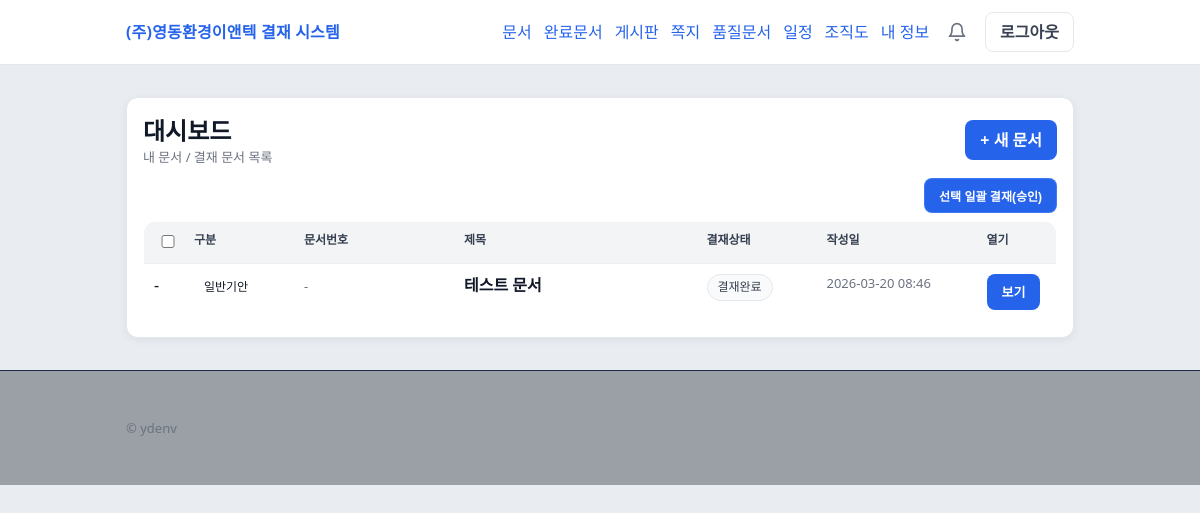
/dashboard (signed in), run on the app's committed database.
### app/main.py (models this page shows)
class Document(Base):
    __tablename__ = "documents"
    id = Column(Integer, primary_key=True)
    title = Column(String(200), nullable=False)
    body = Column(Text, nullable=False, default="")
    creator_id = Column(Integer, ForeignKey("users.id"), nullable=False)
    mode = Column(String(20), nullable=False, default="SEQUENTIAL")
    doc_type = Column(String(20), nullable=False, default="GENERAL")
    doc_no = Column(String(30), nullable=False, default="")
    rev = Column(Integer, nullable=False, default=1)
    base_doc_id = Column(Integer, nullable=True)
    status = Column(String(20), nullable=False, default="DRAFT")
    is_deleted = Column(Boolean, nullable=False, default=False)
    leave_start = Column(String(10), nullable=False, default="")
    leave_end   = Column(String(10), nullable=False, default="")
    leave_kind  = Column(String(20), nullable=False, default="")
    leave_hours = Column(String(20), nullable=False, default="")
    overtime_date = Column(String(10), nullable=False, default="")
    overtime_start = Column(String(5), nullable=False, default="")
    overtime_end = Column(String(5), nullable=False, default="")
    overtime_reason = Column(String(100), nullable=False, default="")
    cert_type = Column(String(20), nullable=False, default="")
    cert_usage = Column(String(100), nullable=False, default="")
    expense_total = Column(Integer, nullable=False, default=0)
    created_at = Column(DateTime(timezone=True), nullable=False, default=now)
    updated_at = Column(DateTime(timezone=True), nullable=False, default=now, onupdate=now)
    creator = relationship("User", foreign_keys=[creator_id])
    approvers = relationship("Approver", back_populates="doc", cascade="all, delete-orphan")
    expense_items = relationship("ExpenseItem", back_populates="doc", cascade="all, delete-orphan")
    logs = relationship("EventLog", back_populates="doc", cascade="all, delete-orphan")
    attachments = relationship("Attachment", back_populates="doc", cascade="all, delete-orphan")

### app/main.py (the view)
@app.get("/dashboard", response_class=HTMLResponse)
def dashboard(request: Request, user: User = Depends(get_current_user), db: Session = Depends(get_db)):
    docs = sorted(visible_docs(db, user), key=lambda d: d.updated_at or d.created_at, reverse=True)
    approvable_docs = [d.id for d in docs if d.status == "IN_REVIEW" and can_approve_doc(user, d, db)]
    resp = templates.TemplateResponse(
        "dashboard.html",
        {"request": request, "user": user, "docs": docs, "approvable_docs": approvable_docs, "flash": request.cookies.get("flash")},
    )
    return resp

### app/templates/dashboard.html (shortened to what this page needs)
{% extends "base.html" %}
{% block content %}
<div class="card">
  <div class="row" style="justify-content:space-between;align-items:center;">
    <div>
      <h2 style="margin:0;">대시보드</h2>
      <div class="muted">내 문서 / 결재 문서 목록</div>
    </div>
    <div class="row">
      <a class="btn" href="/doc/new">+ 새 문서</a>
    </div>
  </div>
  <div style="margin-top:12px; overflow:auto;">
    <form method="post" action="/doc/batch_approve" id="batchApproveForm">
      <div style="margin-bottom:8px; display:flex; justify-content:space-between;">
        <button type="button" class="btn primary small" onclick="submitBatchApprove()">선택 일괄 결재(승인)</button>
      </div>
      <table class="table">
        <thead>
          <tr>
            <th style="width:40px;"><input type="checkbox" id="selectAll" onclick="toggleAll()"></th>
            <th style="width:110px;">구분</th>
            <th style="width:160px;">문서번호</th>
            <th>제목</th>
            <th style="width:120px;">결재상태</th>
            <th style="width:160px;">작성일</th>
            <th style="width:80px;">열기</th>
          </tr>
        </thead>
        <tbody>
        {% for d in docs %}
          <tr>
            <td>
              {% if d.id in approvable_docs %}
                <input type="checkbox" name="doc_ids" value="{{ d.id }}" class="doc-chk">
              {% else %}
                -
              {% endif %}
            </td>
            <td>
              {% if d.doc_type == "QUALITY" %}
                <span class="badge badge-blue">품질문서</span>
              {% elif d.doc_type == "LEAVE" %}
                <span class="pill">휴가신청</span>
              {% elif d.doc_type == "EXPENSE" %}
                <span class="badge badge-green">지출결의</span>
              {% else %}
                <span class="pill">일반기안</span>
              {% endif %}
            </td>
            <td>
              {% if d.doc_type == "QUALITY" and d.doc_no %}
                <strong>{{ d.doc_no }}</strong> Rev.{{ d.rev }}
              {% else %}
                <span class="muted">-</span>
              {% endif %}
            </td>
            <td style="word-break:break-word;">
              <strong>{{ d.title }}</strong>
            </td>
            <td>
              {% if d.status == "DRAFT" %}
                <span class="badge">작성중</span>
              {% elif d.status == "SUBMITTED" or d.status == "IN_REVIEW" %}
                <span class="badge badge-amber">결재중</span>
              {% elif d.status == "APPROVED" %}
                <span class="badge badge-green">결재완료</span>
              {% elif d.status == "REJECTED" %}
                <span class="badge badge-red">반려</span>
              {% else %}
                <span class="badge">{{ d.status }}</span>
              {% endif %}
            </td>
            <td class="muted">{{ d.created_at.strftime("%Y-%m-%d %H:%M") if d.created_at else "" }}</td>
            <td><a class="btn btn-sm" href="/doc/{{ d.id }}">보기</a></td>
          </tr>
        {% else %}
          <tr><td colspan="7" class="muted">문서가 없습니다.</td></tr>
        {% endfor %}
        </tbody>
      </table>
    </form>
  </div>
</div>
{% endblock %}

### app/static/style.css (style rules this page uses)
:root { --bg:#0b1220; --card:#0f1a2b; --card2:#101f34; --text:#e8eefc; --muted:#a7b4d6; --line:#1c2b45; --accent:#6aa3ff; --danger:#ff6a6a; --ok:#5fe3a1; }
* { box-sizing:border-box }
body { margin:0; font-family: ui-sans-serif, system-ui, -apple-system, Segoe UI, Roboto, "Noto Sans KR", "Apple SD Gothic Neo", sans-serif; background: radial-gradient(1200px 600px at 20% 0%, #13284a 0%, var(--bg) 55%, #070b13 100%); color:var(--text); }
a { color:inherit; text-decoration:none }
.card { background: linear-gradient(180deg, rgba(255,255,255,.04), rgba(255,255,255,.02)); border:1px solid var(--line); border-radius:16px; padding:16px; box-shadow: 0 12px 30px rgba(0,0,0,.25); }
.row { display:flex; gap:10px; align-items:center; flex-wrap:wrap }
.muted { color:var(--muted) }
.btn { display:inline-flex; align-items:center; justify-content:center; gap:8px; padding:9px 12px; border-radius:12px; border:1px solid rgba(255,255,255,.12); background: rgba(255,255,255,.06); color:var(--text); cursor:pointer; }
.btn.primary { background: rgba(106,163,255,.18); border-color: rgba(106,163,255,.35) }
input, textarea, select { width:100%; padding:10px 12px; border-radius:12px; border:1px solid rgba(255,255,255,.12); background: rgba(0,0,0,.25); color: var(--text); outline:none; }
table { width:100%; border-collapse:collapse }
th,td { padding:10px 8px; border-bottom:1px solid var(--line); text-align:left }
th { font-size:12px; color:var(--muted); font-weight:700 }
.pill { display:inline-flex; align-items:center; padding:3px 9px; border-radius:999px; border:1px solid rgba(255,255,255,.14); background: rgba(255,255,255,.05); font-size:12px; }
.small { font-size:12px }
.badge { display:inline-block;padding:3px 8px;border-radius:999px;background:#eef2ff;color:#334155;font-size:12px; }
.badge-green { background:#dcfce7;color:#166534; }
.btn { display:inline-block;padding:8px 12px;border-radius:10px;border:1px solid #e5e7eb;background:white;color:#111827;text-decoration:none; }
.btn-sm { padding:6px 10px;border-radius:10px;font-size:13px; }
.table { width:100%;border-collapse:collapse; }
.table th,.table td { padding:10px;border-bottom:1px solid #eee;vertical-align:top; }
.card { background:white;border:1px solid #eee;border-radius:16px;padding:16px;box-shadow:0 1px 3px rgba(0,0,0,.04); }
.row { display:flex;gap:10px; }
.muted { color:#6b7280;font-size:13px; }

### app/templates/base.html (style rules this page uses)
:root { --bg:#e9edf2; --card:#ffffff; --text:#111827; --muted:#6b7280; --border:#e5e7eb; --primary:#2563eb; --primary-hover:#1d4ed8; --danger:#dc2626; --danger-hover:#b91c1c; --input:#ffffff; }
* { box-sizing:border-box }
body { margin:0; background:var(--bg); color:var(--text); font-family: system-ui, -apple-system, Segoe UI, Roboto, Apple SD Gothic Neo, "Noto Sans KR", sans-serif; line-height:1.4; }
a { color:var(--primary); text-decoration:none }
.card { background:var(--card); border:1px solid var(--border); border-radius:12px; padding:16px; box-shadow: 0 2px 8px rgba(0,0,0,.06); }
h1,h2,h3 { margin:0 0 12px 0 }
.muted { color:var(--muted) }
input, select, textarea { width:100%; padding:10px 12px; border:1px solid var(--border); border-radius:10px; background:var(--input); color:var(--text); outline:none; }
.btn { display:inline-flex; align-items:center; justify-content:center; gap:8px; padding:10px 14px; border-radius:10px; border:1px solid transparent; background:var(--primary); color:#fff; cursor:pointer; font-weight:600; }
table { width:100%; border-collapse:collapse; background:var(--card); border:1px solid var(--border); border-radius:12px; overflow:hidden; }
th,td { padding:10px 12px; border-bottom:1px solid var(--border); text-align:left; }
th { background:#f3f4f6; color:#374151; font-weight:700; }
tr:last-child td { border-bottom:none }
.badge { display:inline-flex; padding:4px 10px; border-radius:999px; font-size:12px; border:1px solid var(--border); background:#f9fafb; color:#374151; }
.btn { display:inline-flex; align-items:center; justify-content:center; padding:8px 14px; border-radius:8px; border:1px solid transparent; font-weight:600; cursor:pointer; }
.btn.primary { background:var(--primary); color:#fff; }

### data on the page
Document: doc_type "일반기안", title "테스트 문서", status "결재완료", created_at "2026-03-20 08:46"
